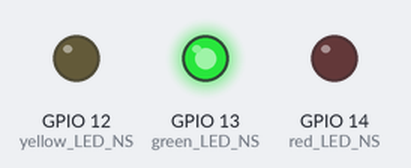
Bench run of a sketch on a simulated ESP32. On the bench: output pins drawn as LEDs (lit = HIGH).

Above: at 1.0 s.
At 3.0 s:
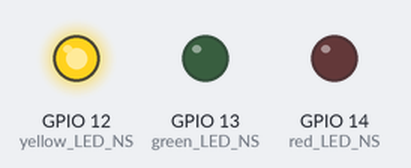
At 5.0 s:
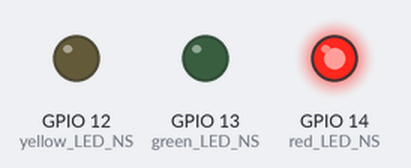
Timing chart, 0 to 7.8 s (numbered marks = the images above):
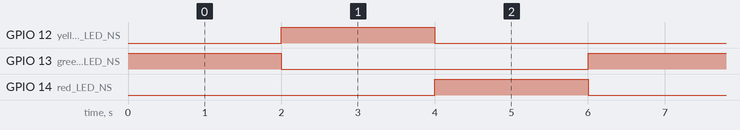

The sketch:

sketch.ino
```cpp
/*
  Week 3 - North/South Traffic Lights
  Isaac Martinez
  CEIS 114 - Week 3
  NOV - DEC 2024
  Prof I. Martinez
*/

const int green_LED_NS = 13;  // The green LED North/South is wired to ESP32 board pin GPIO13
const int yellow_LED_NS = 12; // The yellow LED North/South is wired to ESP32 board pin GPIO12
const int red_LED_NS = 14;    // The red LED North/South is wired to ESP32 board pin GPIO14

// the setup function runs once when you press reset or power the board
void setup()
{
  pinMode(green_LED_NS, OUTPUT);  // initialize digital pin GPIO13 (green LED North/South) as an output.
  pinMode(yellow_LED_NS, OUTPUT); // initialize digital pin GPIO12 (yellow LED North/South) as an output.
  pinMode(red_LED_NS, OUTPUT);    // initialize digital pin GPIO14 (Red LED North/South) as an output.
}

// the loop function runs over and over again until the board is powered off
void loop()
{
  // The next three lines of code turn on the green LED North/South
  digitalWrite(green_LED_NS, HIGH); // This should turn on the GREEN LED North/South
  digitalWrite(yellow_LED_NS, LOW); // This should turn off the YELLOW LED North/South
  digitalWrite(red_LED_NS, LOW);    // This should turn off the RED LED North/South
  delay(2000);                      // wait for 2 seconds

  // The next three lines of code turn on the yellow LED North/South
  digitalWrite(green_LED_NS, LOW);   // This should turn off the GREEN LED North/South
  digitalWrite(yellow_LED_NS, HIGH); // This should turn on the YELLOW LED North/South
  digitalWrite(red_LED_NS, LOW);     // This should turn off the RED LED North/South
  delay(2000);                       // wait for 2 seconds

  // The next three lines of code turn on the red LED North/South
  digitalWrite(green_LED_NS, LOW);  // This should turn off the GREEN LED North/South
  digitalWrite(yellow_LED_NS, LOW); // This should turn off the YELLOW LED North/South
  digitalWrite(red_LED_NS, HIGH);   // This should turn on the RED LED North/South
  delay(2000);                      // wait for 2 seconds
}
```

Measured:
- by itself, GPIO 12 (yellow_LED_NS), GPIO 13 (green_LED_NS), GPIO 14 (red_LED_NS): alternates HIGH for 2.0 s and LOW for 4.0 s
- by itself, everything shown: repeats every 6.0 s, in 3 steps
